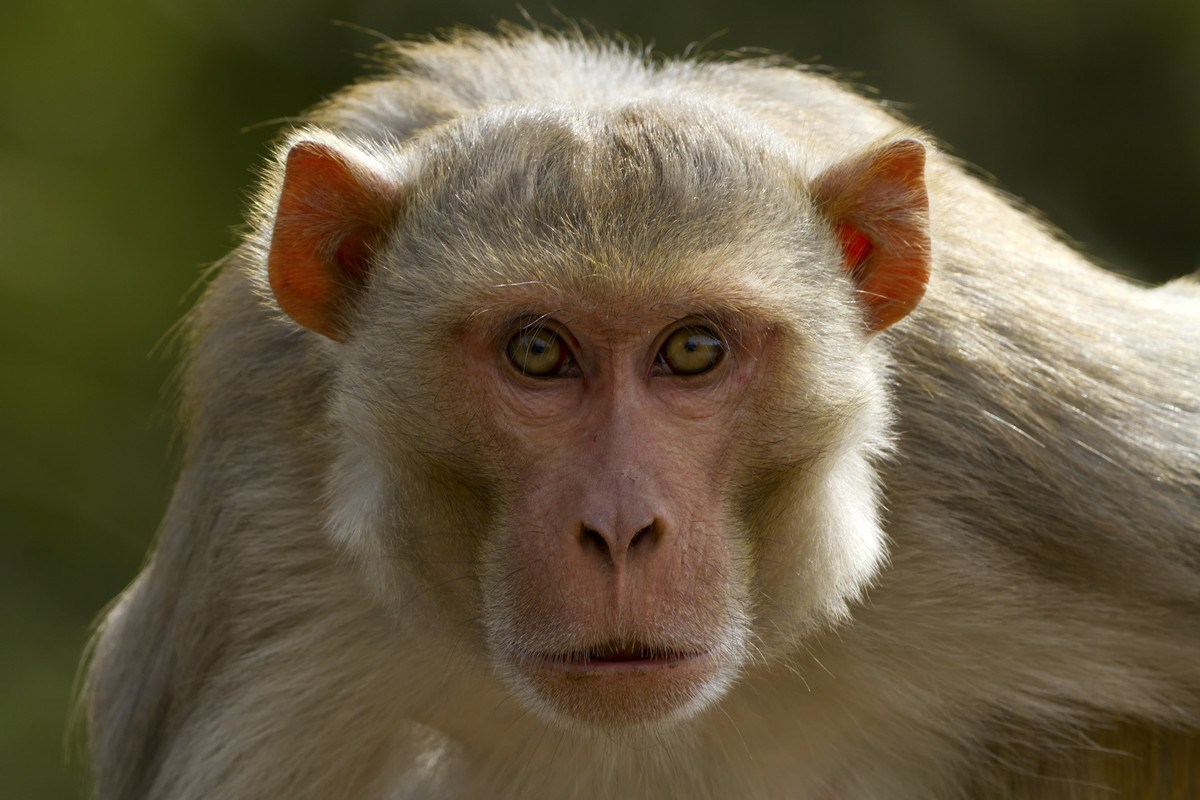
#> input picture img/monyet.jpg, 1200 x 800 px
$ python main.py
#> lines starting #> are read from the running program, lines starting #| are printed output that depends on the picture
import cv2
from matplotlib import pyplot as plt
import numpy as np

im = cv2.imread('img/monyet.jpg')
#> im is the input picture: shape (800, 1200, 3); mean B, G, R 64.3, 89.6, 101.1
# print(im.shape)
# cv2.imshow('ORIGINAL',im)
# cv2.waitKey(0)

#RGB TO GRAY
r = im[:,:,2]
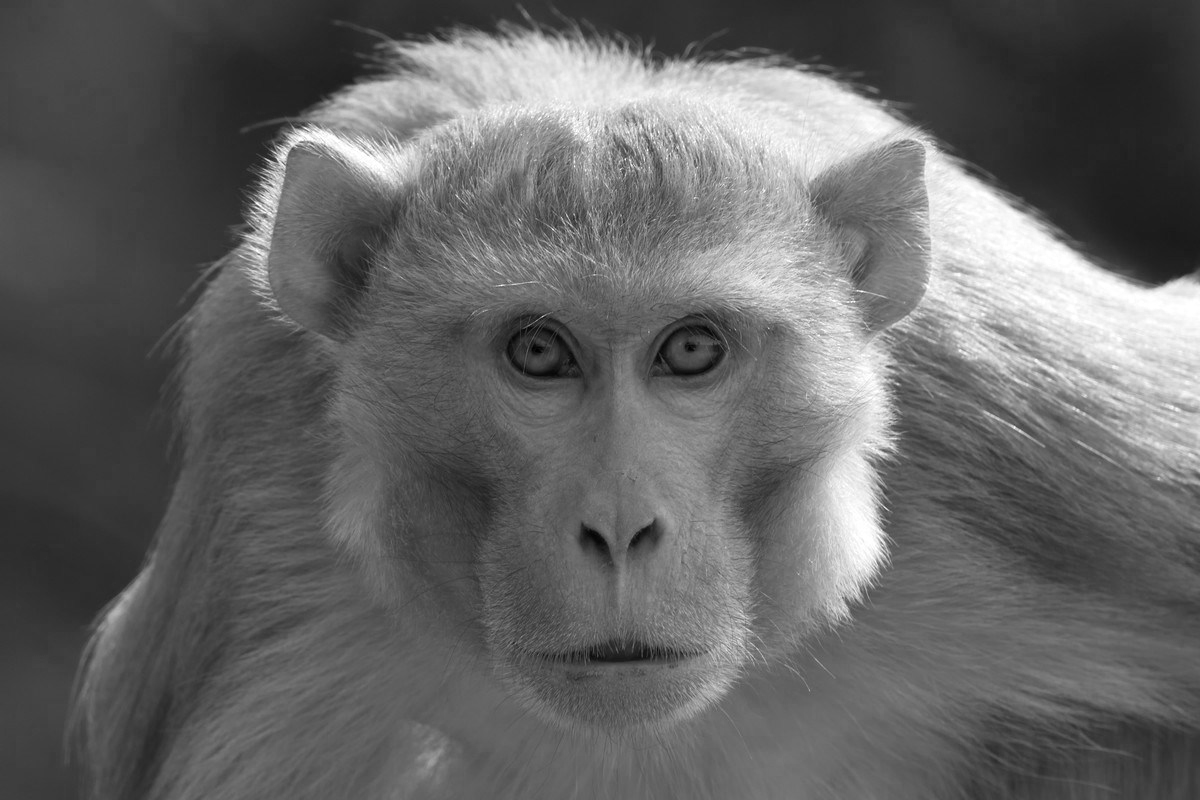
#> r: shape (800, 1200); min 0, max 255, mean 101.1
g = im[:,:,1]
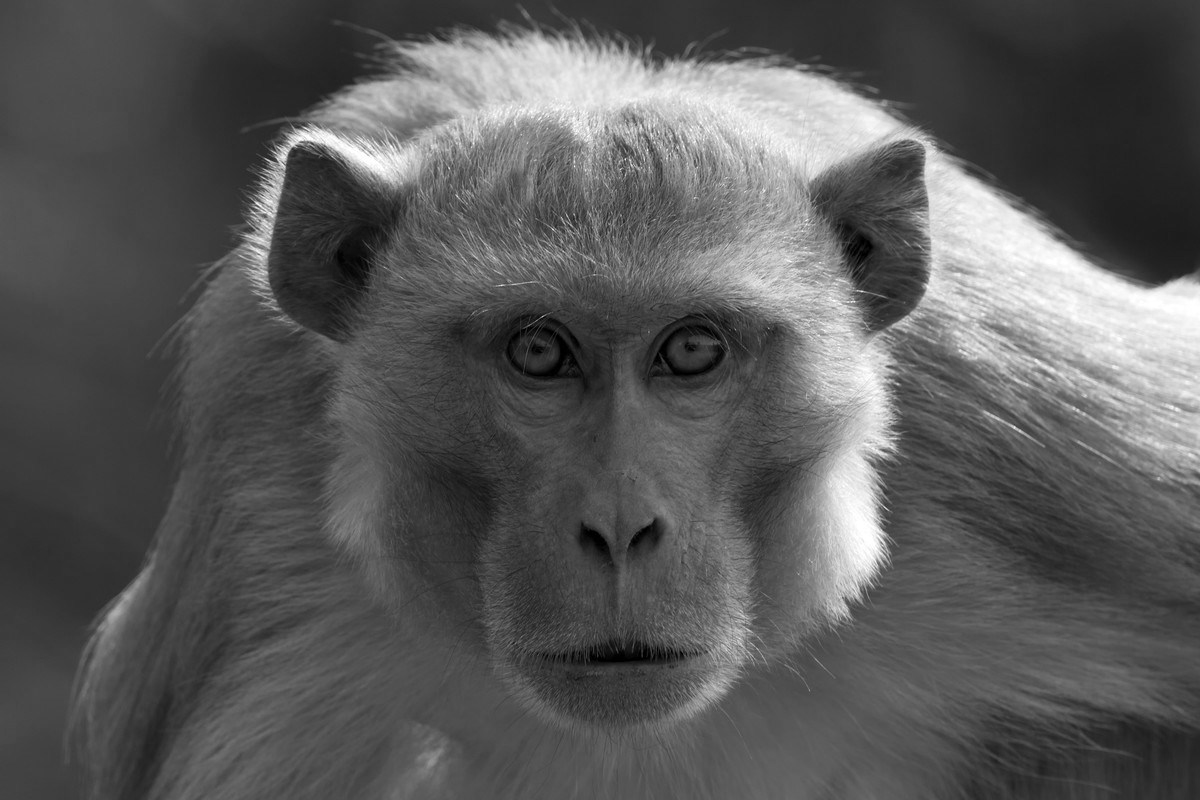
#> g: shape (800, 1200); min 0, max 255, mean 89.6
b = im[:,:,0]
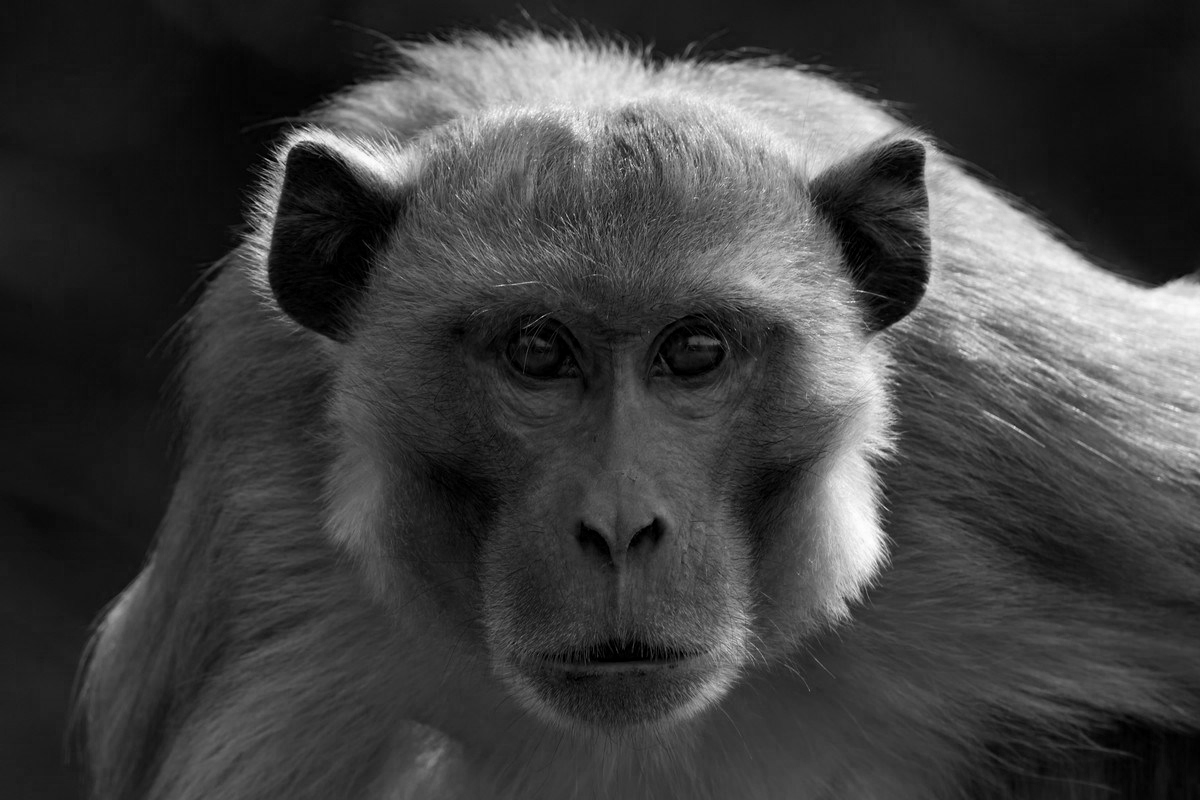
#> b: shape (800, 1200); min 0, max 253, mean 64.3

(b1,g1,r1) =cv2.split(im)
gray = cv2.cvtColor(im,cv2.COLOR_RGB2GRAY)
# [8 lines of commented-out code are left out]
color = ('b','g','r')
for i,colo in enumerate(color):
    hist = cv2.calcHist([im],[i],None,[256],[0,256])
    plt.xlim([0,256])
# plt.hist(hist)
# plt.show()

#ROTATING
(h,w) = im.shape[:2]
#> h = 800; w = 1200
# print(h,w)

center = (w/2,h/2)
#> center = (600, 400)
# [8 lines of commented-out code are left out]
cropped = im[250:430,450:770]
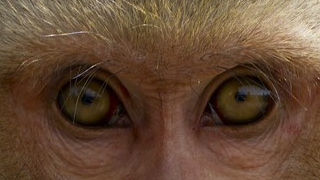
#> cropped: shape (180, 320, 3); mean B, G, R 52.6, 73.6, 100.4
# cv2.imshow('Cropping',cropped)
# cv2.waitKey(0)

#Edge & SHARPENING & BLUR
edge = np.array(([-1,-1,-1],[-1,8,-1],[-1,-1,-1]),dtype="int")
sharp = np.array(([0,-1,0],[-1,5,-1],[0,1,0]),dtype="int")
blur = np.array(([1/9,1/9,1/9],[1/9,1/9,1/9],[1/9,1/9,1/9]))
convlution = cv2.filter2D(im,-1,sharp)
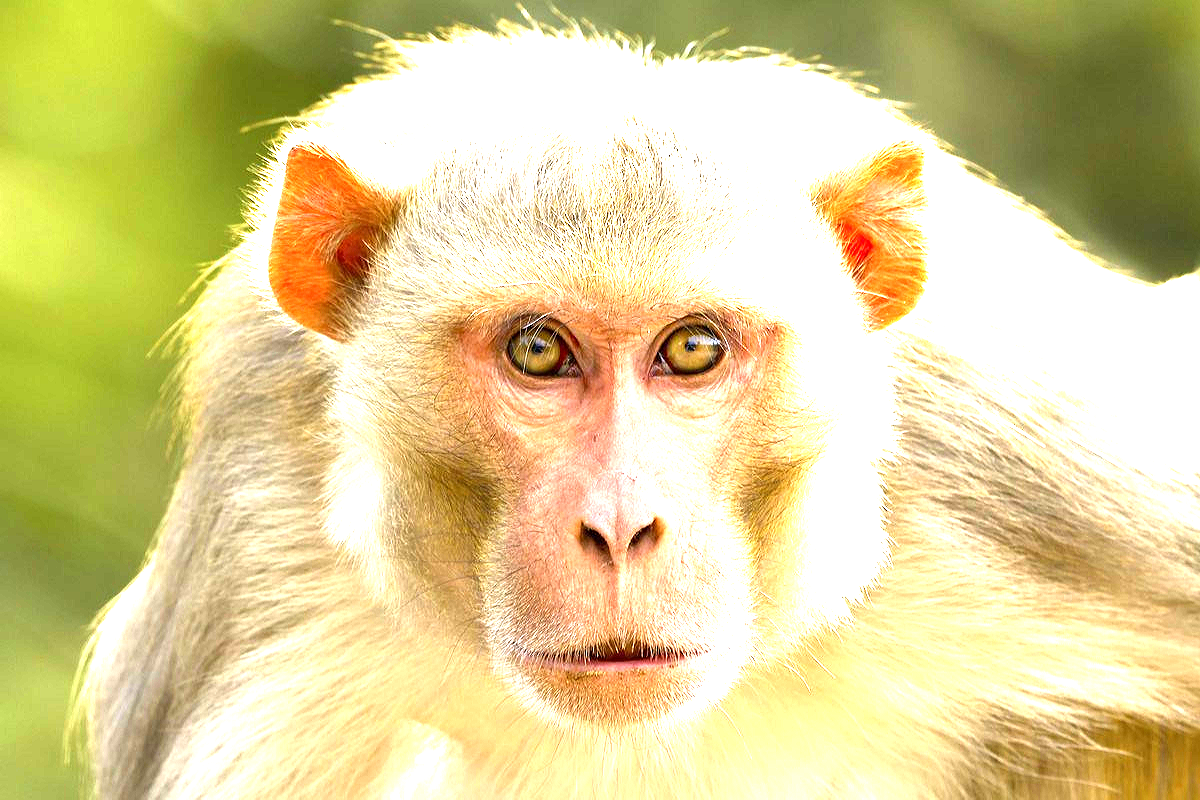
#> convlution: shape (800, 1200, 3); mean B, G, R 150.2, 209.7, 222.2
# cv2.imshow('SHARPENING',convlution)
# cv2.waitKey(0)

plt.subplot(121),plt.imshow(im),plt.title('ORIGINAL')
plt.subplot(122),plt.imshow(convlution),plt.title('SHARP')
plt.show()
#> figure, not shown here; B, G, R data is drawn as R, G, B
